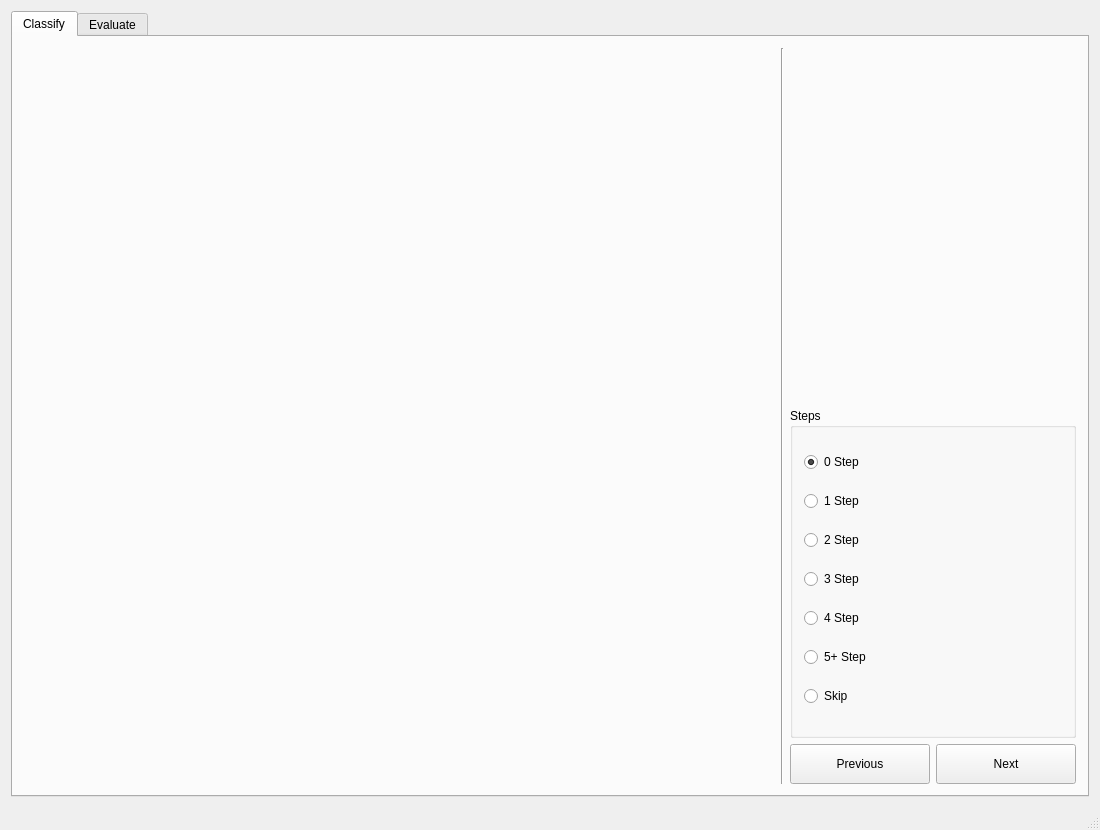
<?xml version="1.0" encoding="UTF-8"?>
<ui version="4.0">
 <class>DeepCount</class>
 <widget class="QMainWindow" name="DeepCount">
  <property name="geometry">
   <rect>
    <x>0</x>
    <y>0</y>
    <width>1100</width>
    <height>830</height>
   </rect>
  </property>
  <property name="sizePolicy">
   <sizepolicy hsizetype="Preferred" vsizetype="Preferred">
    <horstretch>0</horstretch>
    <verstretch>0</verstretch>
   </sizepolicy>
  </property>
  <property name="minimumSize">
   <size>
    <width>1100</width>
    <height>830</height>
   </size>
  </property>
  <property name="windowTitle">
   <string>DeepCount</string>
  </property>
  <widget class="QWidget" name="centralWidget">
   <layout class="QHBoxLayout" name="horizontalLayout_2">
    <item>
     <widget class="QTabWidget" name="tabWidget">
      <property name="currentIndex">
       <number>0</number>
      </property>
      <widget class="QWidget" name="classify_tab">
       <attribute name="title">
        <string>Classify</string>
       </attribute>
       <layout class="QHBoxLayout" name="horizontalLayout_4">
        <item>
         <layout class="QVBoxLayout" name="verticalLayout">
          <item>
           <widget class="QCustomPlot" name="trace_plot" native="true">
            <property name="minimumSize">
             <size>
              <width>684</width>
              <height>0</height>
             </size>
            </property>
           </widget>
          </item>
          <item>
           <layout class="QHBoxLayout" name="horizontalLayout">
            <item>
             <widget class="QCustomPlot" name="x_plot" native="true"/>
            </item>
            <item>
             <widget class="QCustomPlot" name="y_plot" native="true"/>
            </item>
           </layout>
          </item>
         </layout>
        </item>
        <item>
         <widget class="Line" name="line">
          <property name="orientation">
           <enum>Qt::Vertical</enum>
          </property>
         </widget>
        </item>
        <item>
         <layout class="QVBoxLayout" name="verticalLayout_2">
          <item>
           <spacer name="verticalSpacer">
            <property name="orientation">
             <enum>Qt::Vertical</enum>
            </property>
            <property name="sizeHint" stdset="0">
             <size>
              <width>20</width>
              <height>40</height>
             </size>
            </property>
           </spacer>
          </item>
          <item>
           <widget class="QGroupBox" name="step_count_group">
            <property name="minimumSize">
             <size>
              <width>250</width>
              <height>330</height>
             </size>
            </property>
            <property name="maximumSize">
             <size>
              <width>16777215</width>
              <height>16777215</height>
             </size>
            </property>
            <property name="title">
             <string>Steps</string>
            </property>
            <property name="checkable">
             <bool>false</bool>
            </property>
            <layout class="QVBoxLayout" name="verticalLayout_3">
             <item>
              <widget class="QRadioButton" name="zero_step">
               <property name="text">
                <string>0 Step</string>
               </property>
               <property name="checked">
                <bool>true</bool>
               </property>
              </widget>
             </item>
             <item>
              <widget class="QRadioButton" name="one_step">
               <property name="text">
                <string>1 Step</string>
               </property>
              </widget>
             </item>
             <item>
              <widget class="QRadioButton" name="two_step">
               <property name="text">
                <string>2 Step</string>
               </property>
              </widget>
             </item>
             <item>
              <widget class="QRadioButton" name="three_step">
               <property name="text">
                <string>3 Step</string>
               </property>
              </widget>
             </item>
             <item>
              <widget class="QRadioButton" name="four_step">
               <property name="text">
                <string>4 Step</string>
               </property>
              </widget>
             </item>
             <item>
              <widget class="QRadioButton" name="five_step">
               <property name="text">
                <string>5+ Step</string>
               </property>
               <property name="checked">
                <bool>false</bool>
               </property>
              </widget>
             </item>
             <item>
              <widget class="QRadioButton" name="skip_step">
               <property name="text">
                <string>Skip</string>
               </property>
               <property name="checked">
                <bool>false</bool>
               </property>
              </widget>
             </item>
            </layout>
            <zorder>one_step</zorder>
            <zorder>two_step</zorder>
            <zorder>three_step</zorder>
            <zorder>four_step</zorder>
            <zorder>five_step</zorder>
            <zorder>skip_step</zorder>
            <zorder>zero_step</zorder>
           </widget>
          </item>
          <item>
           <layout class="QHBoxLayout" name="horizontalLayout_3">
            <property name="sizeConstraint">
             <enum>QLayout::SetFixedSize</enum>
            </property>
            <item>
             <widget class="QPushButton" name="previous">
              <property name="minimumSize">
               <size>
                <width>140</width>
                <height>40</height>
               </size>
              </property>
              <property name="maximumSize">
               <size>
                <width>140</width>
                <height>40</height>
               </size>
              </property>
              <property name="text">
               <string>Previous</string>
              </property>
             </widget>
            </item>
            <item>
             <widget class="QPushButton" name="next">
              <property name="minimumSize">
               <size>
                <width>140</width>
                <height>40</height>
               </size>
              </property>
              <property name="maximumSize">
               <size>
                <width>140</width>
                <height>40</height>
               </size>
              </property>
              <property name="text">
               <string>Next</string>
              </property>
             </widget>
            </item>
           </layout>
          </item>
         </layout>
        </item>
       </layout>
      </widget>
      <widget class="QWidget" name="evaluate_tab">
       <attribute name="title">
        <string>Evaluate</string>
       </attribute>
      </widget>
     </widget>
    </item>
   </layout>
  </widget>
  <widget class="QMenuBar" name="menuBar">
   <property name="geometry">
    <rect>
     <x>0</x>
     <y>0</y>
     <width>1100</width>
     <height>22</height>
    </rect>
   </property>
  </widget>
  <widget class="QStatusBar" name="statusBar"/>
 </widget>
 <layoutdefault spacing="6" margin="11"/>
 <customwidgets>
  <customwidget>
   <class>QCustomPlot</class>
   <extends>QWidget</extends>
   <header>plot/qcustomplot.h</header>
   <container>1</container>
  </customwidget>
 </customwidgets>
 <resources/>
 <connections/>
</ui>
